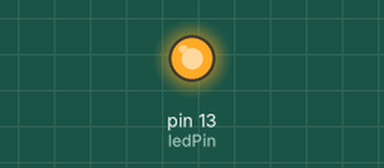
A sketch run on a simulated Arduino Uno, built with avr-gcc and run on an emulated ATmega328P. On the bench: output pins drawn as LEDs (lit = HIGH).

Above: at 1.0 s.
At 37.0 s:
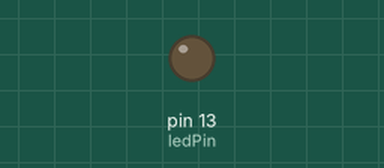
Timing chart, 0 to 39.5 s (numbered marks = the images above):
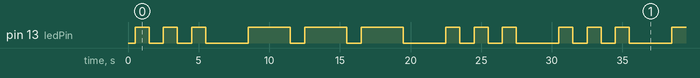

The sketch:

Exercise1a2.ino
```cpp
/************************************************************************/
/* @Authors: DIEGO SANZ VILLAFRUELA && MARKUS DRUFVA                    */
/* @Date: 9.14.2017                                                     */
/*                                                                      */
/* GNU General Public License                                           */
/* Test Git								*/
/************************************************************************/

#include <Arduino.h>

void blinkLed(const unsigned int code[],int lenght, int pin);

const int ledPin = 13;
/* SOS code */
unsigned int morseCode[] = { 1000,1000,1000,1000,1000, /* S */ 3000,
                  3000,1000,3000,1000,3000, /* O */ 3000 ,
                  1000,1000,1000,1000,1000, /* S */ 3000};

const short int sizeMorse = 18;

void setup() {
  pinMode(ledPin, OUTPUT);
  digitalWrite(ledPin, LOW);
  delay(500);
}

void loop() {
  blinkLed(morseCode,sizeMorse,ledPin);
}

void blinkLed(const unsigned int code[],int lenght, int pin){
  int currentStateLed = LOW;
  for ( short int counter = 0; counter < lenght; counter++){
    // change the state
    if (currentStateLed == HIGH)
      currentStateLed = LOW;
    else
      currentStateLed = HIGH;
    digitalWrite(pin, currentStateLed);
    delay(code[counter]);
  }
}
```

Measured:
- by itself, pin 13 (ledPin): repeats every 30.0 s: 2 × (LOW 1.0 s, HIGH 1.0 s), LOW 3.0 s, 2 × (HIGH 3.0 s, LOW 1.0 s), HIGH 3.0 s, LOW 3.0 s, 2 × (HIGH 1.0 s, LOW 1.0 s), HIGH 1.0 s, LOW 3.0 s, HIGH 1.0 s
- by itself, everything shown: repeats every 30.0 s, in 18 steps
